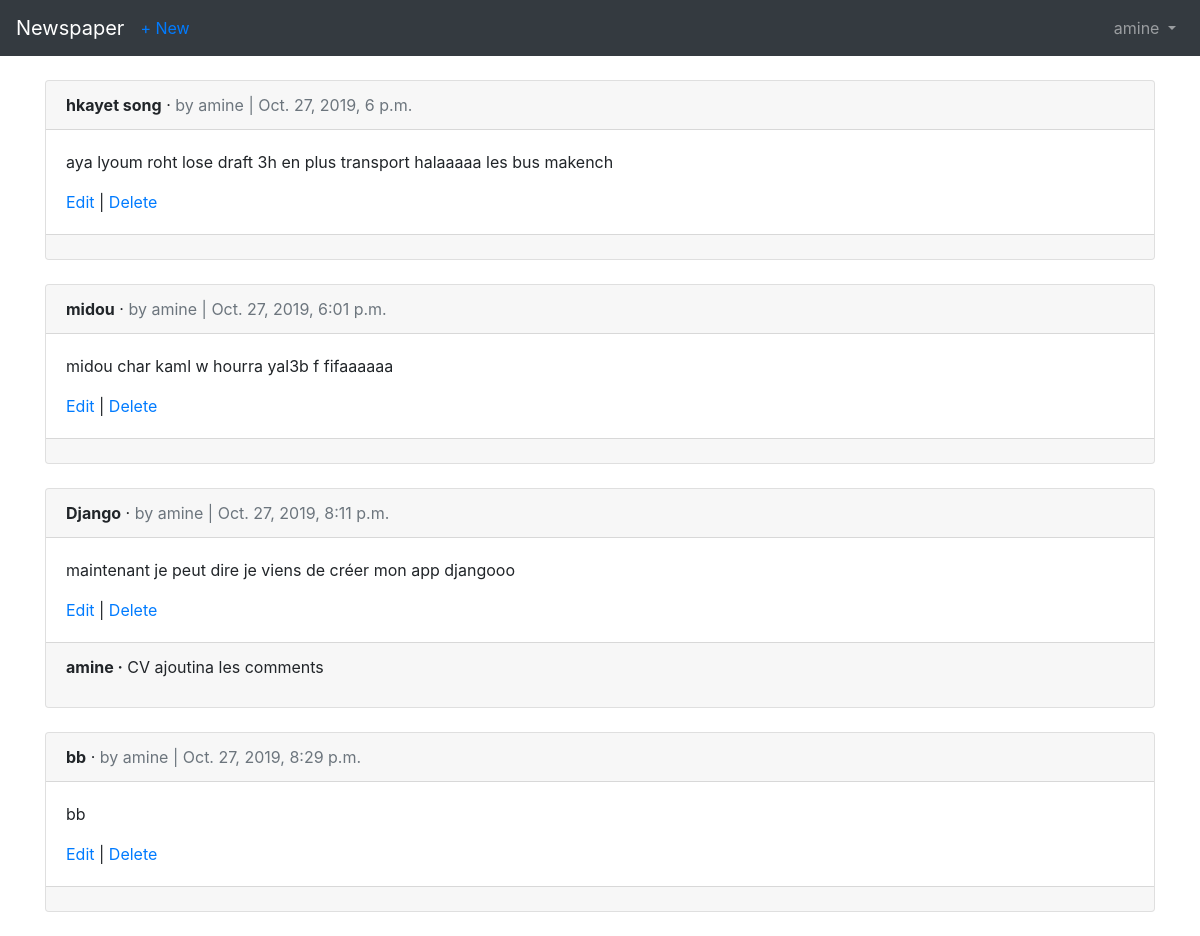
The page /articles/ (signed in) on the database its author committed.
### users/models.py (models this page shows)
class CustomUser(AbstractUser):
    age = models.PositiveIntegerField(default=0)

### articles/models.py (models this page shows, shortened)
class Article(models.Model):
    title = models.CharField(max_length=255)
    body = models.TextField()
    date = models.DateTimeField(auto_now_add=True)
    author = models.ForeignKey(
        settings.AUTH_USER_MODEL,
        on_delete=models.CASCADE,
    )

class Comment(models.Model):
    article = models.ForeignKey(Article, on_delete=models.CASCADE)
    comment = models.CharField(max_length=255)
    author = models.ForeignKey(
    settings.AUTH_USER_MODEL,
    on_delete=models.CASCADE,)
    article=models.ForeignKey(
            Article,
            on_delete=models.CASCADE,
            related_name='comments'  # new
)
    def __str__(self):
     return self.comment

### articles/views.py (the view)
# urls.py: path('', views.ArticleListView.as_view(), name='article_list'),
class ArticleListView(ListView):
   model = models.Article
   template_name = 'article_liste.html'
   login_url = 'login'

### templates/article_liste.html (shortened to what this page needs)
<!DOCTYPE html>
<html lang="en">
<head>
</head>
<body>
{% extends 'base.html' %}
{% block content %}
{% for article in object_list %}
<div class="card">
    <div class="card-header">
        <span class="font-weight-bold">{{ article.title }}</span> &middot;
        <span class="text-muted">by {{ article.author }} | {{ article.date }}</span>
    </div>
    <div class="card-body">
        <p>{{ article.body }}</p>
        <a href="{% url 'article_edit' article.pk %}">Edit</a> |
        <a href="{% url 'article_delete' article.pk %}">Delete</a>
    </div>
    <div class="card-footer">
        {% for comment in article.comments.all %}
        <p>
            <span class="font-weight-bold">{{ comment.author }} &middot;</span>
            {{ comment }}
        </p>
        {% endfor %}
    </div>
</div>
<br/>
{% endfor %}
{% endblock content %}

### templates/base.html (shortened to what this page needs)
<!DOCTYPE html>
<html lang="en">
<head>
    <head>
        <link rel="stylesheet" href="https://maxcdn.bootstrapcdn.com/bootstrap/4.0.0\/css/bootstrap.min.css"
>
    </head>
<body>
<nav class="navbar navbar-expand-md navbar-dark bg-dark mb-4">
    <a class="navbar-brand" href="{% url 'home' %}">Newspaper</a>
    {% if user.is_authenticated %}
    <ul class="navbar-nav mr-auto">
        <li class="nav-item"><a href="{% url 'article_new' %}">+ New</a></li>
    </ul>
    {% endif %}
    <div class="collapse navbar-collapse" id="navbarCollapse">
        {% if user.is_authenticated %}
        <ul class="navbar-nav ml-auto">
            <li class="nav-item">
                <a class="nav-link dropdown-toggle" href="#" id="userMenu" data-toggle="dropdown" aria-haspopup="true"
                   aria-expanded="false">
                    {{ user.username }}
                </a>
            </li>
        </ul>
        {% else %}
        <form class="form-inline ml-auto">
            <a href="{% url 'login' %}" class="btn btn-outline-secondary">Log in</a>
            <a href="{% url 'signup' %}" class="btn btn-primary ml-2">Sign up</a>
        </form>
        {% endif %}
    </div>
</nav>
<div class="container">
    {% block content %}
    {% endblock %}
</div>
</body>
</html>

### rows shown on the page
CustomUser: username "amine"
Article: title "hkayet song", author "amine", date "Oct. 27, 2019, 6 p.m.", body "aya lyoum roht lose draft 3h en plus transport halaaaaa les bus makench"
Article: title "midou", author "amine", date "Oct. 27, 2019, 6:01 p.m.", body "midou char kaml w hourra yal3b f fifaaaaaa"
Article: title "Django", author "amine", date "Oct. 27, 2019, 8:11 p.m.", body "maintenant je peut dire je viens de créer mon app djangooo"
Comment: author "amine", comment "CV ajoutina les comments"
Article: title "bb", author "amine", date "Oct. 27, 2019, 8:29 p.m.", body "bb"
